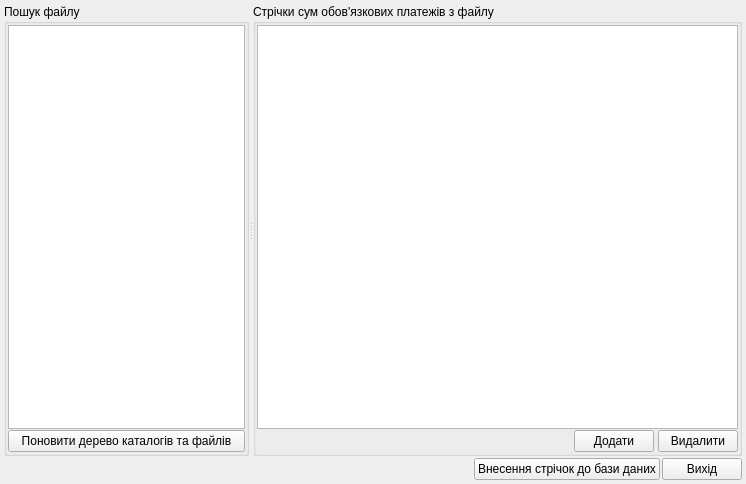
<?xml version="1.0" encoding="UTF-8"?>
<ui version="4.0">
 <class>tke_Form_insert_opSubs</class>
 <widget class="QWidget" name="tke_Form_insert_opSubs">
  <property name="geometry">
   <rect>
    <x>0</x>
    <y>0</y>
    <width>746</width>
    <height>484</height>
   </rect>
  </property>
  <property name="windowTitle">
   <string>Внесення обов'язкової плати згідно нарахування субсидії</string>
  </property>
  <layout class="QVBoxLayout" name="verticalLayout_3">
   <property name="spacing">
    <number>2</number>
   </property>
   <property name="margin">
    <number>4</number>
   </property>
   <item>
    <widget class="QSplitter" name="splitter">
     <property name="sizePolicy">
      <sizepolicy hsizetype="Expanding" vsizetype="Preferred">
       <horstretch>0</horstretch>
       <verstretch>0</verstretch>
      </sizepolicy>
     </property>
     <property name="orientation">
      <enum>Qt::Horizontal</enum>
     </property>
     <property name="childrenCollapsible">
      <bool>false</bool>
     </property>
     <widget class="QGroupBox" name="groupBox_searchFile">
      <property name="sizePolicy">
       <sizepolicy hsizetype="Preferred" vsizetype="Expanding">
        <horstretch>1</horstretch>
        <verstretch>0</verstretch>
       </sizepolicy>
      </property>
      <property name="title">
       <string>Пошук файлу</string>
      </property>
      <layout class="QVBoxLayout" name="verticalLayout">
       <property name="spacing">
        <number>1</number>
       </property>
       <property name="margin">
        <number>1</number>
       </property>
       <item>
        <widget class="QTreeView" name="treeView_dirTree"/>
       </item>
       <item>
        <widget class="QPushButton" name="pushButton_reload">
         <property name="text">
          <string>Поновити дерево каталогів та файлів</string>
         </property>
         <property name="icon">
          <iconset resource="tke/tke_rc">
           <normaloff>:/pictures/pictures/redeal.png</normaloff>:/pictures/pictures/redeal.png</iconset>
         </property>
         <property name="iconSize">
          <size>
           <width>12</width>
           <height>12</height>
          </size>
         </property>
        </widget>
       </item>
      </layout>
     </widget>
     <widget class="QGroupBox" name="groupBox_opSubs">
      <property name="sizePolicy">
       <sizepolicy hsizetype="Expanding" vsizetype="Expanding">
        <horstretch>2</horstretch>
        <verstretch>0</verstretch>
       </sizepolicy>
      </property>
      <property name="title">
       <string>Стрічки сум обов'язкових платежів з файлу</string>
      </property>
      <layout class="QVBoxLayout" name="verticalLayout_2">
       <property name="spacing">
        <number>1</number>
       </property>
       <property name="margin">
        <number>1</number>
       </property>
       <item>
        <widget class="QTableWidget" name="tableWidget_opSubs">
         <property name="selectionBehavior">
          <enum>QAbstractItemView::SelectRows</enum>
         </property>
        </widget>
       </item>
       <item>
        <layout class="QHBoxLayout" name="horizontalLayout">
         <property name="spacing">
          <number>4</number>
         </property>
         <item>
          <spacer name="horizontalSpacer">
           <property name="orientation">
            <enum>Qt::Horizontal</enum>
           </property>
           <property name="sizeHint" stdset="0">
            <size>
             <width>40</width>
             <height>20</height>
            </size>
           </property>
          </spacer>
         </item>
         <item>
          <widget class="QPushButton" name="pushButton_add">
           <property name="text">
            <string>Додати</string>
           </property>
           <property name="icon">
            <iconset resource="tke/tke_rc">
             <normaloff>:/pictures/pictures/greplus.png</normaloff>:/pictures/pictures/greplus.png</iconset>
           </property>
           <property name="iconSize">
            <size>
             <width>12</width>
             <height>12</height>
            </size>
           </property>
          </widget>
         </item>
         <item>
          <widget class="QPushButton" name="pushButton_del">
           <property name="text">
            <string>Видалити</string>
           </property>
           <property name="icon">
            <iconset resource="tke/tke_rc">
             <normaloff>:/pictures/pictures/redminus.png</normaloff>:/pictures/pictures/redminus.png</iconset>
           </property>
           <property name="iconSize">
            <size>
             <width>12</width>
             <height>12</height>
            </size>
           </property>
          </widget>
         </item>
        </layout>
       </item>
      </layout>
     </widget>
    </widget>
   </item>
   <item>
    <layout class="QHBoxLayout" name="horizontalLayout_2">
     <item>
      <spacer name="horizontalSpacer_2">
       <property name="orientation">
        <enum>Qt::Horizontal</enum>
       </property>
       <property name="sizeHint" stdset="0">
        <size>
         <width>40</width>
         <height>3</height>
        </size>
       </property>
      </spacer>
     </item>
     <item>
      <widget class="QPushButton" name="pushButton_insertOpSubs">
       <property name="text">
        <string>Внесення стрічок до бази даних</string>
       </property>
       <property name="icon">
        <iconset resource="tke/tke_rc">
         <normaloff>:/pictures/pictures/ark.png</normaloff>:/pictures/pictures/ark.png</iconset>
       </property>
       <property name="iconSize">
        <size>
         <width>12</width>
         <height>12</height>
        </size>
       </property>
      </widget>
     </item>
     <item>
      <widget class="QPushButton" name="pushButton_close">
       <property name="text">
        <string>Вихід</string>
       </property>
       <property name="icon">
        <iconset resource="tke/tke_rc">
         <normaloff>:/pictures/pictures/button_cancel.png</normaloff>:/pictures/pictures/button_cancel.png</iconset>
       </property>
       <property name="iconSize">
        <size>
         <width>12</width>
         <height>12</height>
        </size>
       </property>
      </widget>
     </item>
    </layout>
   </item>
  </layout>
 </widget>
 <resources>
  <include location="tke/tke_rc"/>
 </resources>
 <connections/>
</ui>
